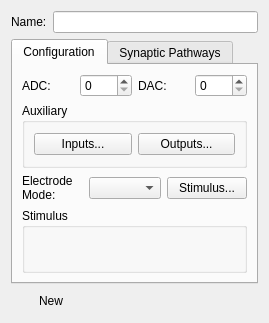
<?xml version="1.0" encoding="UTF-8"?>
<ui version="4.0">
 <class>RecordingSourceWidget</class>
 <widget class="QWidget" name="RecordingSourceWidget">
  <property name="geometry">
   <rect>
    <x>0</x>
    <y>0</y>
    <width>269</width>
    <height>323</height>
   </rect>
  </property>
  <property name="windowTitle">
   <string>Form</string>
  </property>
  <layout class="QGridLayout" name="gridLayout_4">
   <item row="0" column="0">
    <layout class="QHBoxLayout" name="horizontalLayout_4">
     <item>
      <widget class="QLabel" name="label">
       <property name="text">
        <string>Name:</string>
       </property>
       <property name="buddy">
        <cstring>nameLineEdit</cstring>
       </property>
      </widget>
     </item>
     <item>
      <widget class="QLineEdit" name="nameLineEdit">
       <property name="toolTip">
        <string>Recording source name</string>
       </property>
      </widget>
     </item>
    </layout>
   </item>
   <item row="1" column="0">
    <widget class="QTabWidget" name="tabWidget">
     <property name="currentIndex">
      <number>0</number>
     </property>
     <widget class="QWidget" name="configurationTab">
      <attribute name="title">
       <string>Configuration</string>
      </attribute>
      <layout class="QGridLayout" name="gridLayout_2">
       <item row="0" column="0">
        <layout class="QHBoxLayout" name="horizontalLayout">
         <item>
          <widget class="QLabel" name="label_2">
           <property name="text">
            <string>ADC:</string>
           </property>
          </widget>
         </item>
         <item>
          <widget class="QSpinBox" name="adcSpinBox"/>
         </item>
         <item>
          <widget class="QLabel" name="label_3">
           <property name="text">
            <string>DAC:</string>
           </property>
          </widget>
         </item>
         <item>
          <widget class="QSpinBox" name="dacSpinBox"/>
         </item>
        </layout>
       </item>
       <item row="1" column="0">
        <widget class="QGroupBox" name="groupBox">
         <property name="title">
          <string>Auxiliary</string>
         </property>
         <layout class="QHBoxLayout" name="horizontalLayout_3">
          <item>
           <widget class="QPushButton" name="auxInPushButton">
            <property name="text">
             <string>Inputs...</string>
            </property>
            <property name="flat">
             <bool>false</bool>
            </property>
           </widget>
          </item>
          <item>
           <widget class="QPushButton" name="auxOutPushButton">
            <property name="text">
             <string>Outputs...</string>
            </property>
            <property name="flat">
             <bool>false</bool>
            </property>
           </widget>
          </item>
         </layout>
        </widget>
       </item>
       <item row="2" column="0">
        <layout class="QHBoxLayout" name="horizontalLayout_2">
         <item>
          <widget class="QLabel" name="label_4">
           <property name="toolTip">
            <string>Recording Electrode Mode</string>
           </property>
           <property name="statusTip">
            <string>Recording Electrode Mode</string>
           </property>
           <property name="whatsThis">
            <string>Recording Electrode Mode</string>
           </property>
           <property name="text">
            <string>&lt;html&gt;&lt;head/&gt;&lt;body&gt;&lt;p&gt;Electrode&lt;br/&gt;Mode:&lt;/p&gt;&lt;/body&gt;&lt;/html&gt;</string>
           </property>
          </widget>
         </item>
         <item>
          <widget class="QComboBox" name="electrodeModeComboBox">
           <property name="frame">
            <bool>true</bool>
           </property>
          </widget>
         </item>
         <item>
          <widget class="QPushButton" name="stimulusPushButton">
           <property name="text">
            <string>Stimulus...</string>
           </property>
           <property name="flat">
            <bool>false</bool>
           </property>
          </widget>
         </item>
        </layout>
       </item>
       <item row="3" column="0">
        <widget class="QGroupBox" name="groupBox_2">
         <property name="title">
          <string>Stimulus</string>
         </property>
         <layout class="QGridLayout" name="gridLayout">
          <item row="0" column="0">
           <widget class="TableEditorWidget" name="stimulusListTable" native="true"/>
          </item>
         </layout>
        </widget>
       </item>
      </layout>
     </widget>
     <widget class="QWidget" name="synapticPathwaysTab">
      <attribute name="title">
       <string>Synaptic Pathways</string>
      </attribute>
      <layout class="QGridLayout" name="gridLayout_3">
       <item row="0" column="0">
        <widget class="TableEditorWidget" name="synapticPathwaysTable" native="true">
         <property name="sizePolicy">
          <sizepolicy hsizetype="MinimumExpanding" vsizetype="Preferred">
           <horstretch>0</horstretch>
           <verstretch>0</verstretch>
          </sizepolicy>
         </property>
        </widget>
       </item>
      </layout>
     </widget>
    </widget>
   </item>
   <item row="2" column="0">
    <layout class="QHBoxLayout" name="horizontalLayout_7">
     <item>
      <widget class="QPushButton" name="createObjectPushButton">
       <property name="text">
        <string>New</string>
       </property>
       <property name="flat">
        <bool>true</bool>
       </property>
      </widget>
     </item>
     <item>
      <spacer name="horizontalSpacer_2">
       <property name="orientation">
        <enum>Qt::Orientation::Horizontal</enum>
       </property>
       <property name="sizeHint" stdset="0">
        <size>
         <width>40</width>
         <height>20</height>
        </size>
       </property>
      </spacer>
     </item>
    </layout>
   </item>
  </layout>
 </widget>
 <customwidgets>
  <customwidget>
   <class>TableEditorWidget</class>
   <extends>QWidget</extends>
   <header location="global">gui.widgets.tableeditorwidget</header>
   <container>1</container>
  </customwidget>
 </customwidgets>
 <resources/>
 <connections/>
</ui>
